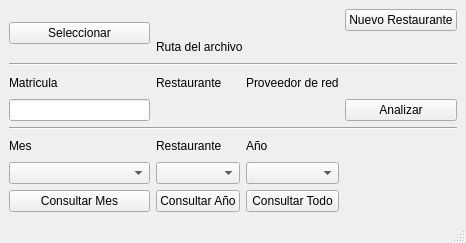
<?xml version="1.0" encoding="UTF-8"?>
<ui version="4.0">
 <class>MainWindow</class>
 <widget class="QMainWindow" name="MainWindow">
  <property name="geometry">
   <rect>
    <x>0</x>
    <y>0</y>
    <width>466</width>
    <height>243</height>
   </rect>
  </property>
  <property name="windowTitle">
   <string>Prototipo Facturacion Frisby</string>
  </property>
  <widget class="QWidget" name="centralwidget">
   <layout class="QGridLayout" name="gridLayout_2">
    <item row="0" column="0">
     <layout class="QGridLayout" name="gridLayout">
      <item row="0" column="0" rowspan="2">
       <widget class="QPushButton" name="btn_seleccionar">
        <property name="text">
         <string>Seleccionar</string>
        </property>
       </widget>
      </item>
      <item row="0" column="3">
       <widget class="QPushButton" name="btn_nuevo_restaurante">
        <property name="text">
         <string>Nuevo Restaurante</string>
        </property>
       </widget>
      </item>
      <item row="2" column="0" colspan="4">
       <widget class="Line" name="line">
        <property name="orientation">
         <enum>Qt::Horizontal</enum>
        </property>
       </widget>
      </item>
      <item row="3" column="0">
       <widget class="QLabel" name="lb_matricula">
        <property name="text">
         <string>Matricula</string>
        </property>
       </widget>
      </item>
      <item row="3" column="1">
       <widget class="QLabel" name="label">
        <property name="text">
         <string>Restaurante</string>
        </property>
       </widget>
      </item>
      <item row="3" column="2">
       <widget class="QLabel" name="label_2">
        <property name="text">
         <string>Proveedor de red</string>
        </property>
       </widget>
      </item>
      <item row="4" column="0">
       <widget class="QLineEdit" name="le_matricula">
        <property name="focusPolicy">
         <enum>Qt::StrongFocus</enum>
        </property>
       </widget>
      </item>
      <item row="4" column="1">
       <widget class="QLabel" name="lb_nombre_restaurante">
        <property name="text">
         <string/>
        </property>
       </widget>
      </item>
      <item row="4" column="2">
       <widget class="QLabel" name="lb_nombre_operador">
        <property name="text">
         <string/>
        </property>
       </widget>
      </item>
      <item row="4" column="3">
       <widget class="QPushButton" name="btn_analizar">
        <property name="text">
         <string>Analizar</string>
        </property>
       </widget>
      </item>
      <item row="5" column="0" colspan="4">
       <widget class="Line" name="line_2">
        <property name="orientation">
         <enum>Qt::Horizontal</enum>
        </property>
       </widget>
      </item>
      <item row="6" column="0">
       <widget class="QLabel" name="lb_mes">
        <property name="text">
         <string>Mes</string>
        </property>
       </widget>
      </item>
      <item row="6" column="1">
       <widget class="QLabel" name="lb_restaurante">
        <property name="text">
         <string>Restaurante</string>
        </property>
       </widget>
      </item>
      <item row="6" column="2">
       <widget class="QLabel" name="lb_anho">
        <property name="text">
         <string>Año</string>
        </property>
       </widget>
      </item>
      <item row="7" column="0">
       <widget class="QComboBox" name="cb_meses"/>
      </item>
      <item row="7" column="1">
       <widget class="QComboBox" name="cb_restaurantes"/>
      </item>
      <item row="7" column="2">
       <widget class="QComboBox" name="cb_anhos"/>
      </item>
      <item row="8" column="0">
       <widget class="QPushButton" name="btn_consultar_mes">
        <property name="text">
         <string>Consultar Mes</string>
        </property>
       </widget>
      </item>
      <item row="8" column="1">
       <widget class="QPushButton" name="btn_consultar_anho">
        <property name="text">
         <string>Consultar Año</string>
        </property>
       </widget>
      </item>
      <item row="8" column="2">
       <widget class="QPushButton" name="btn_consultar_todo">
        <property name="text">
         <string>Consultar Todo</string>
        </property>
       </widget>
      </item>
      <item row="1" column="1" colspan="3">
       <widget class="QLabel" name="lb_ruta">
        <property name="text">
         <string>Ruta del archivo</string>
        </property>
       </widget>
      </item>
     </layout>
    </item>
   </layout>
  </widget>
  <widget class="QMenuBar" name="menubar">
   <property name="geometry">
    <rect>
     <x>0</x>
     <y>0</y>
     <width>466</width>
     <height>21</height>
    </rect>
   </property>
  </widget>
  <widget class="QStatusBar" name="statusbar"/>
 </widget>
 <tabstops>
  <tabstop>btn_seleccionar</tabstop>
  <tabstop>btn_nuevo_restaurante</tabstop>
  <tabstop>le_matricula</tabstop>
  <tabstop>btn_analizar</tabstop>
  <tabstop>cb_meses</tabstop>
  <tabstop>btn_consultar_mes</tabstop>
  <tabstop>cb_restaurantes</tabstop>
  <tabstop>btn_consultar_anho</tabstop>
  <tabstop>cb_anhos</tabstop>
  <tabstop>btn_consultar_todo</tabstop>
 </tabstops>
 <resources/>
 <connections/>
</ui>
